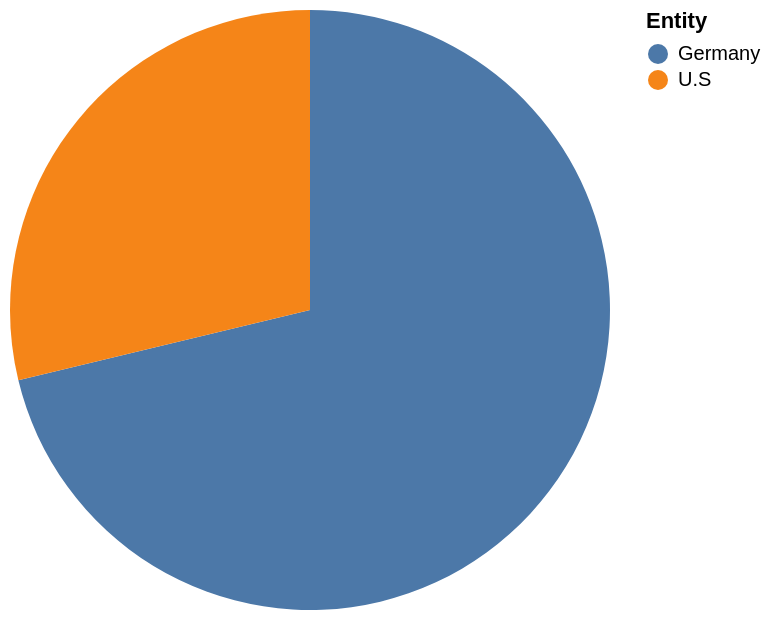

Here is the Vega-Lite specification saved for this chart:
### Vega-Lite specification from a JSON file in a GitHub repository (floating-point values rounded to 4 significant figures)
{"$schema": "https://vega.github.io/schema/vega-lite/v5.json", "description": "Pie chart auto-generated from CSV", "data": {"values": [{"Entity": "Germany", "Disagree": "52", "Agree": "47"}, {"Entity": "U.S", "Disagree": "21", "Agree": "78"}]}, "mark": "arc", "encoding": {"theta": {"field": "Disagree", "type": "quantitative"}, "color": {"field": "Entity", "type": "nominal"}}}
